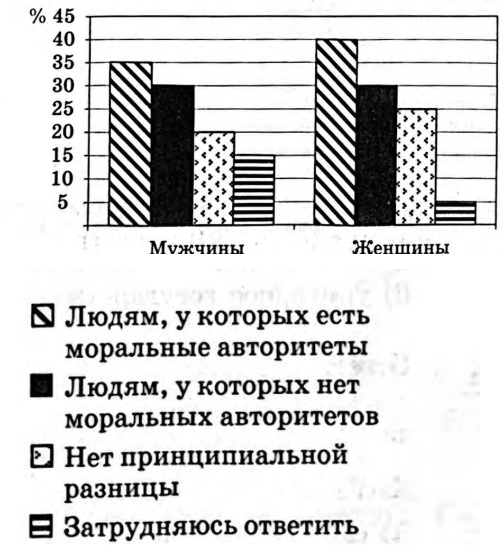
#> input picture assets/social2026-charts/variant-04/chart.webp, 1000 x 1119 px, found by its file name (shown at 1/2 size)
$ python review_charts.py
#> lines starting #> are read from the running program, lines starting #| are printed output that depends on the picture
from pathlib import Path
from PIL import Image, ImageDraw

Path('review').mkdir(exist_ok=True)

for batch in range(3):
    sheet=Image.new('RGB',(1200,1800),'#eee')
#> sheet: PIL image 1200x1800 RGB; every value is 238
    draw=ImageDraw.Draw(sheet)
    for index,source in enumerate(range(4+batch*9,13+batch*9)):
        image=Image.open(Path('assets/social2026-charts')/f'variant-{source:02d}'/'chart.webp')
#> image is the input picture: PIL image 1000x1119 RGB; mean R, G, B 213.3, 213.2, 213.3
        image.thumbnail((390,560))
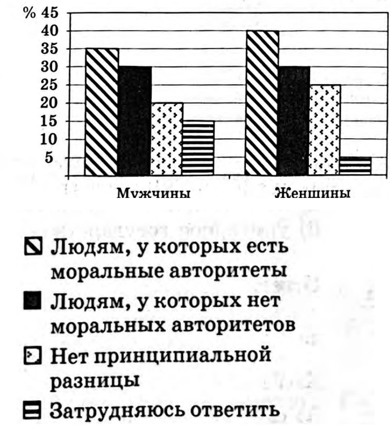
#> image: PIL image 390x436 RGB; mean R, G, B 213.2, 213.2, 213.2
        x,y=(index%3)*400,(index//3)*600
        sheet.paste(image,(x,y+30))
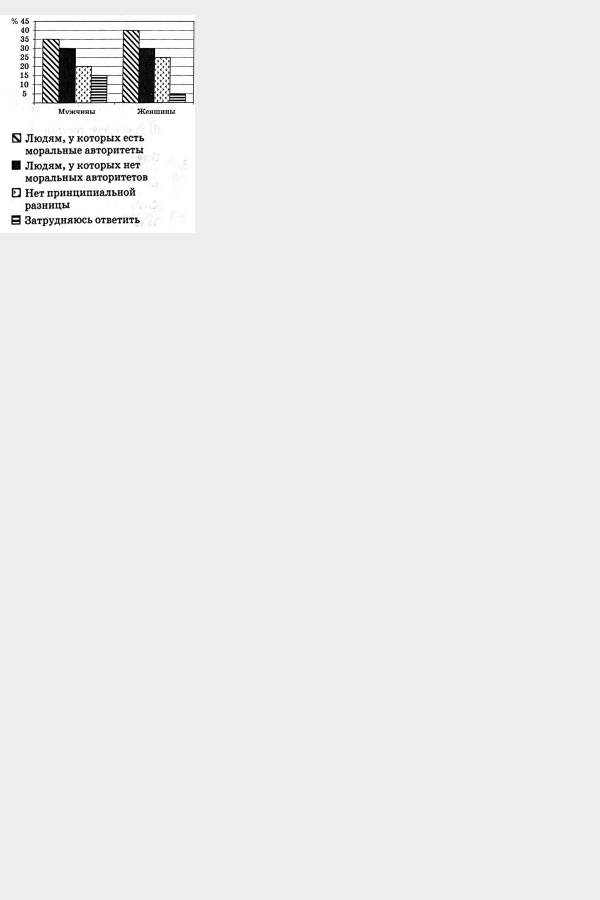
#> sheet: PIL image 1200x1800 RGB (shown at 1/2 size); mean R, G, B 236.1, 236, 236.1
        draw.text((x+8,y+8),f'Source {source} / visible {source-1}',fill='black')
    sheet.save(f'review/final-charts-{batch}.jpg',quality=95)
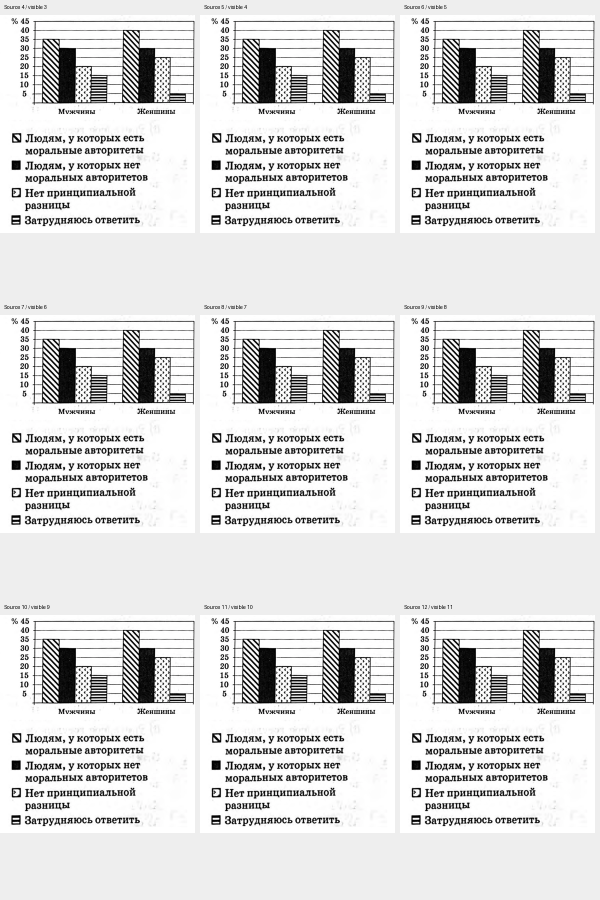
#> saved as final-charts-0.jpg: PIL image 1200x1800 RGB (shown at 1/2 size); mean R, G, B 220.3, 220.2, 220.3
